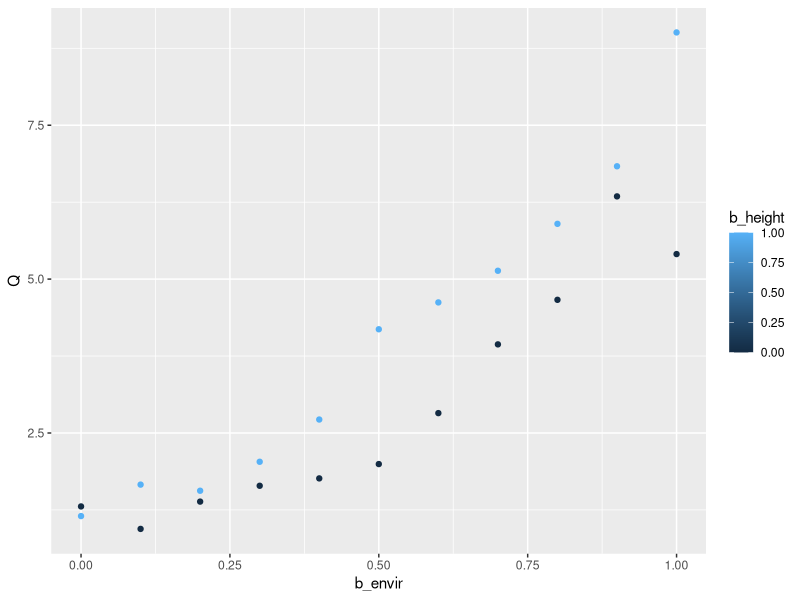

Reproduce this figure in R.
## ---- chunk 1
library(purrr)
library(dplyr)
library(ggplot2)


n <- 10000
dat <- tibble(
    pgs1 = rnorm(n, 0, sqrt(0.3)),
    pgs2 = rnorm(n, 0, sqrt(0.1)),
    pgs3 = rnorm(n, 0, sqrt(0.3)),
    envir = rnorm(n, 0, sqrt(0.3)),
    stoch = rnorm(n, 0, sqrt(0.1)),
    height_pgs = pgs1,
    height_bv = pgs1 + pgs2 + pgs3,
    height_residual = pgs2 + pgs3 + envir + stoch,
    height = height_pgs + height_residual,
    chd_liability = height * 0.1 + envir * 0.2 + rnorm(n),
    chd = rbinom(n, 1, plogis(chd_liability))
)

fixed_effects_meta_analysis <- function(beta_vec, se_vec) {
    w <- 1 / se_vec^2
    beta <- sum(beta_vec * w) / sum(w)
    se <- sqrt(1 / sum(w))
    pval <- pnorm(abs(beta / se), lower.tail = FALSE)
    Qj <- w * (beta-beta_vec)^2
    Q <- sum(Qj)
    Qdf <- length(beta_vec)-1
    # Qjpval <- pchisq(Qj, 1, lower.tail=FALSE)
    Qpval <- pchisq(Q, Qdf, lower.tail=FALSE)
    return(list(beta=beta, se=se, Q=Q, Qpval=Qpval))
}

analysis <- function(dat) {
    fit1 <- glm(chd ~ height, family = binomial, data=dat) %>% summary
    fit2 <- glm(chd ~ height_pgs, family = binomial, data=dat) %>% summary
    fit3 <- glm(chd ~ height_residual, family = binomial, data=dat) %>% summary
    print(fit1$coef[2,1])
    print(fit2$coef[2,1])
    print(fit3$coef[2,1])

    qstat <- fixed_effects_meta_analysis(c(fit2$coefficients[2,1], fit3$coefficients[2,1]), c(fit2$coefficients[2,2], fit3$coefficients[2,2]))
    qstat$b_pgs <- fit2$coefficients[2,1]
    qstat$se_pgs <- fit2$coefficients[2,2]
    qstat$b_residual <- fit3$coefficients[2,1]
    qstat$se_residual <- fit3$coefficients[2,2]
    return(qstat)
}

analysis(dat)

sim <- function(n, b_height, b_envir, nsim=1) {
    args <- list(n=n, b_height=b_height, b_envir=b_envir, nsim=nsim) %>% as_tibble()
    dat <- tibble(
        pgs1 = rnorm(n, 0, sqrt(0.3)),
        pgs2 = rnorm(n, 0, sqrt(0.1)),
        pgs3 = rnorm(n, 0, sqrt(0.3)),
        envir = rnorm(n, 0, sqrt(0.3)),
        stoch = rnorm(n, 0, sqrt(0.1)),
        height_pgs = pgs1,
        height_bv = pgs1 + pgs2 + pgs3,
        height_residual = pgs2 + pgs3 + envir + stoch,
        height = height_pgs + height_residual,
        chd_liability = height * b_height + envir * b_envir + rnorm(n),
        chd = rbinom(n, 1, plogis(chd_liability))
    )

    analysis(dat) %>% as_tibble() %>% bind_cols(args)
}

sim(10000, 0.1, 0.5)


param <- expand.grid(
    n = 1000,
    b_height = c(0, 1),
    b_envir = seq(0, 1, 0.1),
    nsim = 1:100
)

param 
res <- pmap(param, sim) %>% bind_rows()

library(ggplot2)

res %>% 
    group_by(b_height, b_envir) %>% 
    summarise(Q = mean(Q), pow=sum(Qpval < 0.05)/n()) %>%
    ggplot(., aes(b_envir, Q)) + geom_point(aes(colour=b_height))

## ---- chunk 2
sessionInfo()
